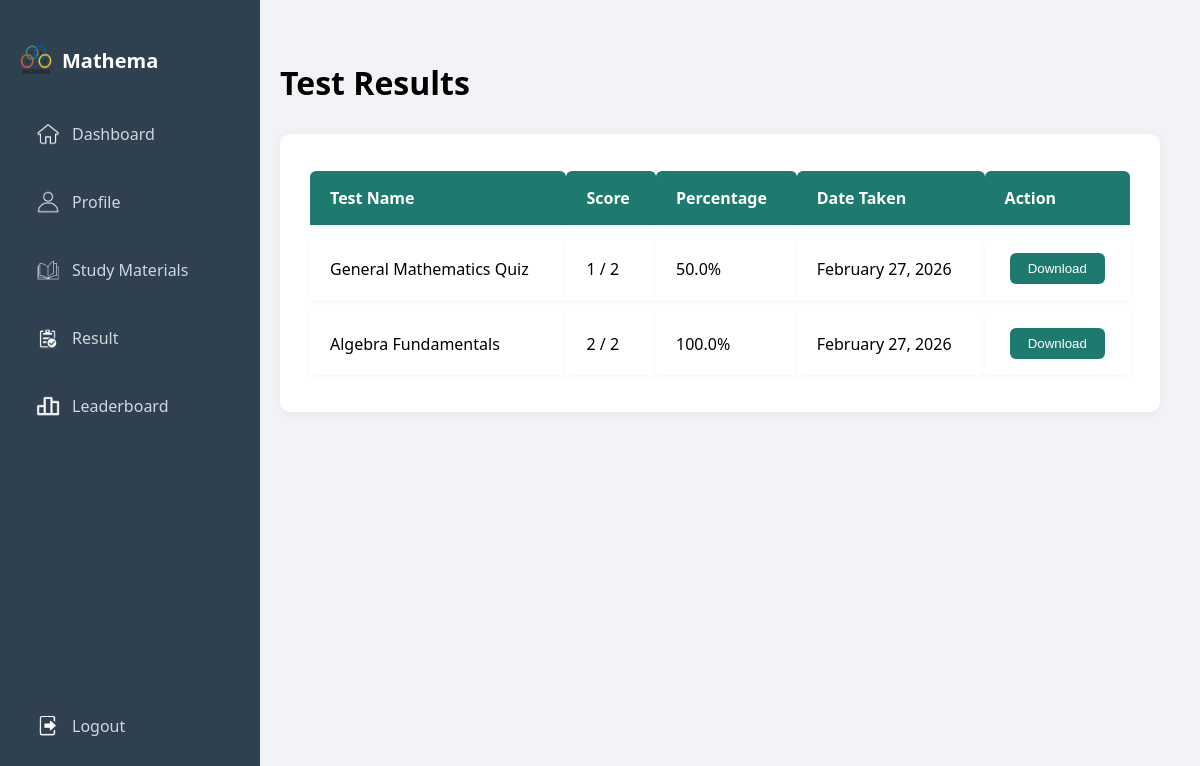
Page /dashboard/result.php (signed in) on the committed database.
### tables this page shows
CREATE TABLE `official_results` (
  `id` int(11) NOT NULL,
  `user_id` int(11) NOT NULL,
  `test_id` int(11) NOT NULL,
  `score` int(11) NOT NULL,
  `total_questions` int(11) NOT NULL,
  `date_taken` datetime NOT NULL
);

CREATE TABLE `official_tests` (
  `id` int(11) NOT NULL,
  `name` varchar(255) NOT NULL,
  `category` varchar(50) NOT NULL,
  `grade` varchar(50) NOT NULL,
  `time_limit` int(11) NOT NULL,
  `num_questions` int(11) NOT NULL
);

### dashboard/result.php (the view, shortened to what this page needs)
<!DOCTYPE html>
<?php
require_once 'pdo.php';
$userID = $_SESSION['user_id'] ?? '';
$stmt = $pdo->prepare("
  SELECT r.*, t.name AS test_name, ROUND((r.score / r.total_questions) * 100, 1) AS percentage
  FROM official_results r
  JOIN official_tests t ON r.test_id = t.id
  WHERE r.user_id = ?
  ORDER BY r.date_taken DESC
");
$stmt->execute([$userID]);
$results = $stmt->fetchAll(PDO::FETCH_ASSOC);
?>
<html lang="en">
<head>
  <link rel="stylesheet" href="css/sidebar.css">
  <link rel="stylesheet" href="css/result.css">
</head>
<body>
  <div class="layout">
    <div class="sidebar">
      <div class="logo">
        <img src="images/logo.png" alt="Mathema Logo">
        <h2>Mathema</h2>
      </div>
      <ul>
        <li class="sidebarItems"><a href="dashboard.php"><img src="images/home.png"> Dashboard</a></li>
        <li class="sidebarItems"><a href="profile-page.php"><img src="images/profile.png"> Profile</a></li>
        <li class="sidebarItems"><a href="resources.php"><img src="images/resources.png"> Study Materials</a></li>
        <li class="sidebarItems"><a href="result.php"><img src="images/result.png"> Result</a></li>
        <li class="sidebarItems"><a href="leaderboard.php"><img src="images/rank.png" alt=""> Leaderboard</a></li>
        <li class = "logout"><a href="../MyMathema.php"><img src="images/logout.png"> Logout</a></li>
      </ul>
    </div>
    <div class="main-content">
      <h1>Test Results</h1>
      <div class="box">
        <table class="result-table">
          <thead>
            <tr>
              <th>Test Name</th>
              <th>Score</th>
              <th>Percentage</th>
              <th>Date Taken</th>
              <th>Action</th>
            </tr>
          </thead>
          <tbody>
            <?php if ($results): ?>
              <?php foreach ($results as $res): ?>
                <tr>
                  <td><?= htmlspecialchars($res['test_name']) ?></td>
                  <td><?= $res['score'] ?> / <?= $res['total_questions'] ?></td>
                  <td><?= $res['percentage'] ?>%</td>
                  <td>  <?php
                    $date = new DateTime($res['date_taken']);
                    echo $date->format('F j, Y');
                  ?></td>
                  <td><button onclick="alert('Coming soon!')">Download</button></td>
                </tr>
              <?php endforeach; ?>
            <?php else: ?>
              <tr>
                <td colspan="4">No test results found.</td>
              </tr>
            <?php endif; ?>
          </tbody>
        </table>
      </div>
    </div>
  </div>
</body>
</html>

### dashboard/css/sidebar.css (style rules this page uses)
body { font-family: 'Segoe UI', sans-serif; background-color: #f1f3f6; margin: 0; padding: 0; }
.layout { display: flex; min-height: 100vh; }
.sidebar { width: 220px; background-color: #2f4050; color: #fff; padding: 30px 20px; height: 100vh; position: fixed; top: 0; left: 0; }
.sidebar .logo { display: flex; align-items: center; gap: 10px; margin-bottom: 20px; }
.sidebar .logo img { width: 32px; height: 32px; }
.sidebar .logo h2 { font-size: 20px; font-weight: bold; color: #fff; }
.sidebar ul { list-style: none; padding: 0; }
.sidebarItems { margin: 20px 0; }
.sidebarItems a { display: flex; align-items: center; gap: 12px; padding: 12px 16px; text-decoration: none; color: #cfd8dc; border-radius: 6px; transition: background-color 0.3s ease; }
.sidebar ul li a img { width: 24px; height: 24px; object-fit: contain; filter: brightness(0) invert(1); }
.logout { margin: 20px 0; }
.logout a { position: fixed; display: flex; align-items: center; bottom: 0; margin-bottom: 50px; min-width: 188px; gap: 12px; padding: 12px 16px; text-decoration: none; color: #cfd8dc; border-radius: 6px; transition: background-color 0.3s ease; }
.main-content { margin-left: 240px; padding: 40px; width: calc(100% - 240px); }

### dashboard/css/result.css (style rules this page uses)
h1 { margin-bottom: 20px; }
.box { background-color: #ffffff; border-radius: 10px; padding: 25px 30px; margin-top: 30px; box-shadow: 0 2px 10px rgba(0, 0, 0, 0.05); }
.result-table { width: 100%; border-collapse: separate; border-spacing: 0 12px; font-size: 16px; }
.result-table th, .result-table td { text-align: left; padding: 16px 20px; background-color: #fff; box-shadow: 0 2px 6px rgba(0, 0, 0, 0.04); }
.result-table th { background-color: #1e7a6f; color: #fff; border-radius: 6px 6px 0 0; }
.result-table td:last-child { text-align: center; }
.result-table button { background-color: #1e7a6f; color: white; border: none; padding: 8px 18px; border-radius: 6px; cursor: pointer; font-weight: 500; }

### rows in the picture
official_results: test.name "General Mathematics Quiz", score "1", total_questions "2", percentage "50.0", date_taken "February 27, 2026"
official_results: test.name "Algebra Fundamentals", score "2", total_questions "2", percentage "100.0", date_taken "February 27, 2026"
